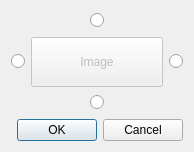
<?xml version="1.0" encoding="UTF-8"?>
<ui version="4.0">
 <class>PasteToSideDialog</class>
 <widget class="QDialog" name="PasteToSideDialog">
  <property name="windowModality">
   <enum>Qt::ApplicationModal</enum>
  </property>
  <property name="geometry">
   <rect>
    <x>0</x>
    <y>0</y>
    <width>194</width>
    <height>152</height>
   </rect>
  </property>
  <property name="minimumSize">
   <size>
    <width>0</width>
    <height>0</height>
   </size>
  </property>
  <property name="windowTitle">
   <string>Paste to side</string>
  </property>
  <layout class="QGridLayout" name="gridLayout_2">
   <item row="1" column="0">
    <widget class="QDialogButtonBox" name="buttonBox">
     <property name="orientation">
      <enum>Qt::Horizontal</enum>
     </property>
     <property name="standardButtons">
      <set>QDialogButtonBox::Cancel|QDialogButtonBox::Ok</set>
     </property>
    </widget>
   </item>
   <item row="0" column="0">
    <layout class="QGridLayout" name="gridLayout">
     <item row="1" column="2">
      <widget class="QRadioButton" name="radioButtonRight">
       <property name="sizePolicy">
        <sizepolicy hsizetype="Fixed" vsizetype="Fixed">
         <horstretch>0</horstretch>
         <verstretch>0</verstretch>
        </sizepolicy>
       </property>
       <property name="text">
        <string/>
       </property>
      </widget>
     </item>
     <item row="1" column="1">
      <widget class="QPushButton" name="pushButton">
       <property name="enabled">
        <bool>false</bool>
       </property>
       <property name="sizePolicy">
        <sizepolicy hsizetype="Expanding" vsizetype="Expanding">
         <horstretch>0</horstretch>
         <verstretch>0</verstretch>
        </sizepolicy>
       </property>
       <property name="text">
        <string>Image</string>
       </property>
       <property name="flat">
        <bool>false</bool>
       </property>
      </widget>
     </item>
     <item row="1" column="0">
      <widget class="QRadioButton" name="radioButtonLeft">
       <property name="sizePolicy">
        <sizepolicy hsizetype="Fixed" vsizetype="Fixed">
         <horstretch>0</horstretch>
         <verstretch>0</verstretch>
        </sizepolicy>
       </property>
       <property name="text">
        <string/>
       </property>
      </widget>
     </item>
     <item row="0" column="1">
      <layout class="QHBoxLayout" name="horizontalLayout">
       <item>
        <spacer name="horizontalSpacer">
         <property name="orientation">
          <enum>Qt::Horizontal</enum>
         </property>
         <property name="sizeHint" stdset="0">
          <size>
           <width>40</width>
           <height>20</height>
          </size>
         </property>
        </spacer>
       </item>
       <item>
        <widget class="QRadioButton" name="radioButtonTop">
         <property name="sizePolicy">
          <sizepolicy hsizetype="Fixed" vsizetype="Fixed">
           <horstretch>0</horstretch>
           <verstretch>0</verstretch>
          </sizepolicy>
         </property>
         <property name="text">
          <string/>
         </property>
        </widget>
       </item>
       <item>
        <spacer name="horizontalSpacer_2">
         <property name="orientation">
          <enum>Qt::Horizontal</enum>
         </property>
         <property name="sizeHint" stdset="0">
          <size>
           <width>40</width>
           <height>20</height>
          </size>
         </property>
        </spacer>
       </item>
      </layout>
     </item>
     <item row="2" column="1">
      <layout class="QHBoxLayout" name="horizontalLayout_2">
       <item>
        <spacer name="horizontalSpacer_3">
         <property name="orientation">
          <enum>Qt::Horizontal</enum>
         </property>
         <property name="sizeHint" stdset="0">
          <size>
           <width>40</width>
           <height>20</height>
          </size>
         </property>
        </spacer>
       </item>
       <item>
        <widget class="QRadioButton" name="radioButtonBottom">
         <property name="sizePolicy">
          <sizepolicy hsizetype="Fixed" vsizetype="Fixed">
           <horstretch>0</horstretch>
           <verstretch>0</verstretch>
          </sizepolicy>
         </property>
         <property name="text">
          <string/>
         </property>
        </widget>
       </item>
       <item>
        <spacer name="horizontalSpacer_4">
         <property name="orientation">
          <enum>Qt::Horizontal</enum>
         </property>
         <property name="sizeHint" stdset="0">
          <size>
           <width>40</width>
           <height>20</height>
          </size>
         </property>
        </spacer>
       </item>
      </layout>
     </item>
    </layout>
   </item>
  </layout>
 </widget>
 <tabstops>
  <tabstop>radioButtonTop</tabstop>
  <tabstop>radioButtonRight</tabstop>
  <tabstop>radioButtonBottom</tabstop>
  <tabstop>radioButtonLeft</tabstop>
  <tabstop>pushButton</tabstop>
 </tabstops>
 <resources/>
 <connections>
  <connection>
   <sender>buttonBox</sender>
   <signal>accepted()</signal>
   <receiver>PasteToSideDialog</receiver>
   <slot>accept()</slot>
   <hints>
    <hint type="sourcelabel">
     <x>248</x>
     <y>254</y>
    </hint>
    <hint type="destinationlabel">
     <x>157</x>
     <y>274</y>
    </hint>
   </hints>
  </connection>
  <connection>
   <sender>buttonBox</sender>
   <signal>rejected()</signal>
   <receiver>PasteToSideDialog</receiver>
   <slot>reject()</slot>
   <hints>
    <hint type="sourcelabel">
     <x>316</x>
     <y>260</y>
    </hint>
    <hint type="destinationlabel">
     <x>286</x>
     <y>274</y>
    </hint>
   </hints>
  </connection>
 </connections>
</ui>
